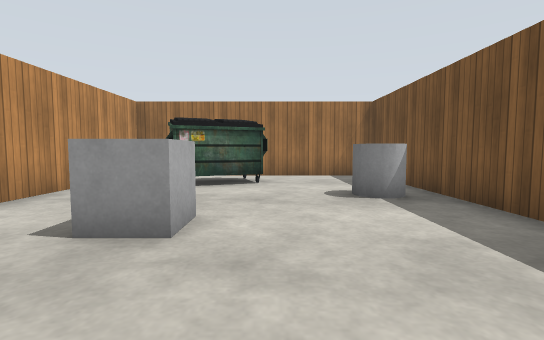
[1] (above)

18 first-person views from a walk through a Gazebo world. The camera is 0.9 m above the floor, tilts 4° down and sees 85° across. The floor is counted in squares, 1 m on a side. Each view is taken from the middle of a square. On the plan, view 1 faces up. The plan holds only what a view shows up to about 11 squares ahead; the rest is blank. The place goes on beyond the plan. Simple patterns stand in for the simulator's built-in surfaces. Some surface patterns are stand-ins.

[2]
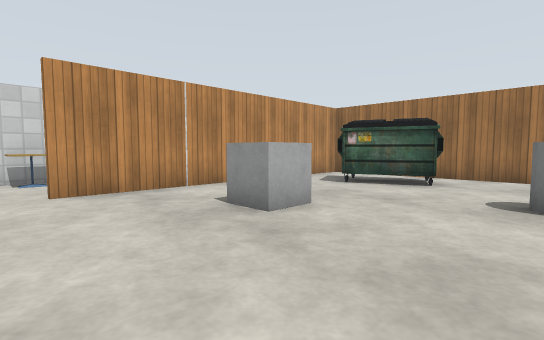

[3]
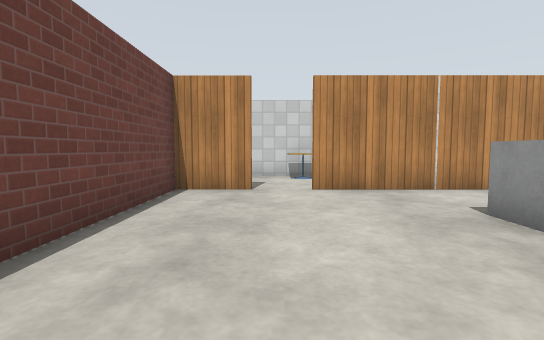

[4]
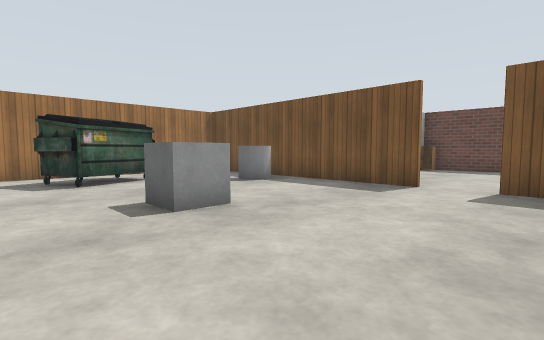

[5]
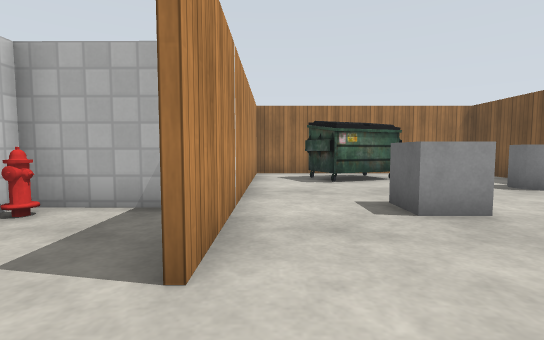

[6]
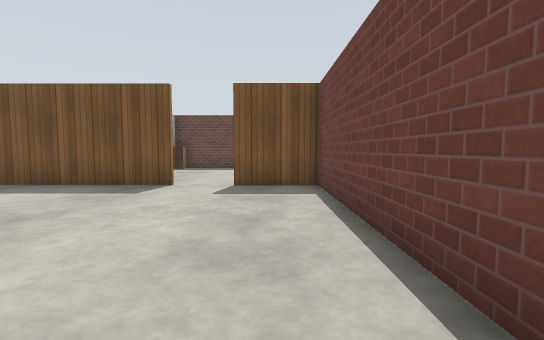

[7]
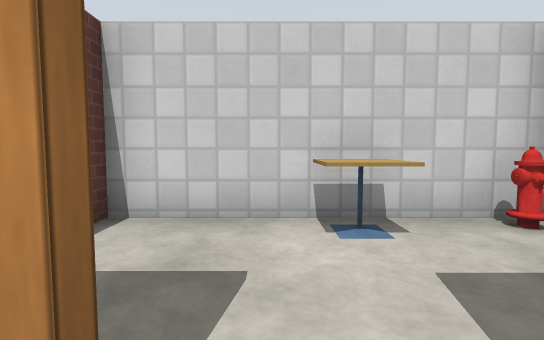

[8]
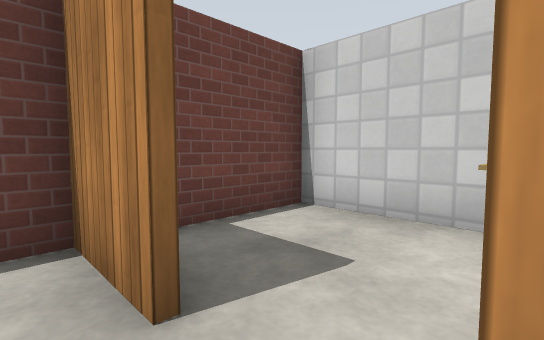

[9]
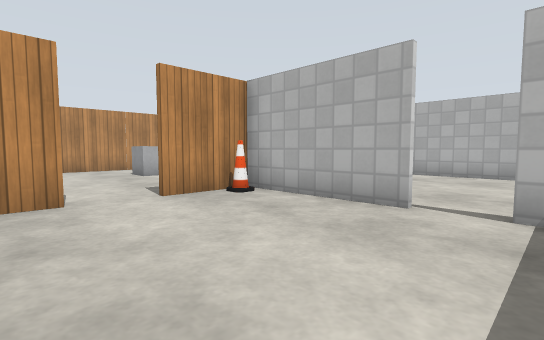

[10]
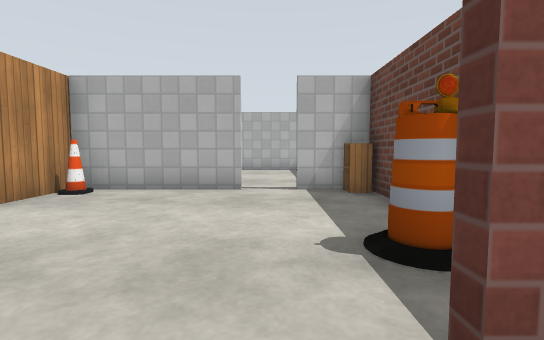

[11]
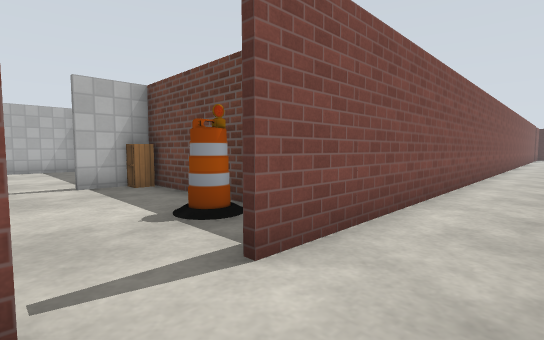

[12]
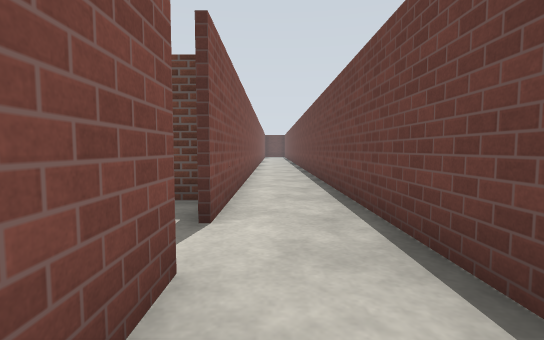

[13]
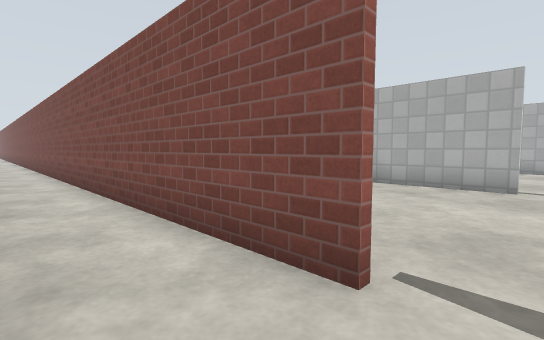

[14]
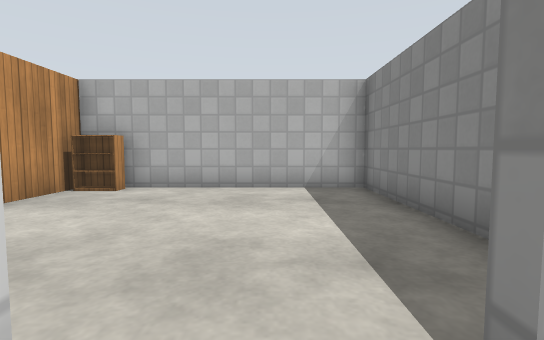

[15]
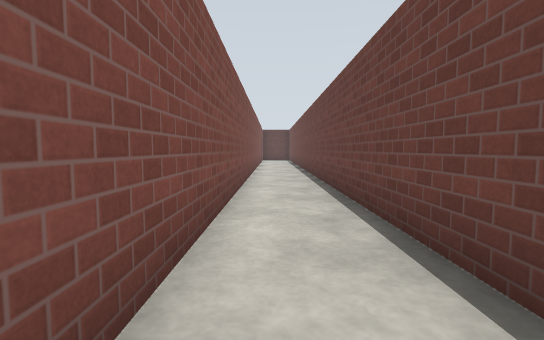

[16]
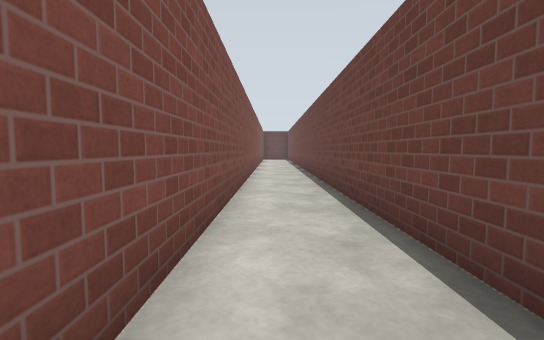

[17]
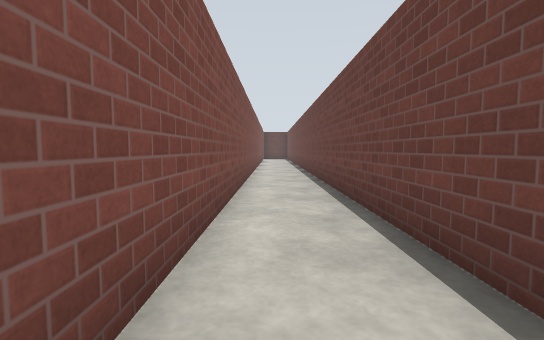

[18]
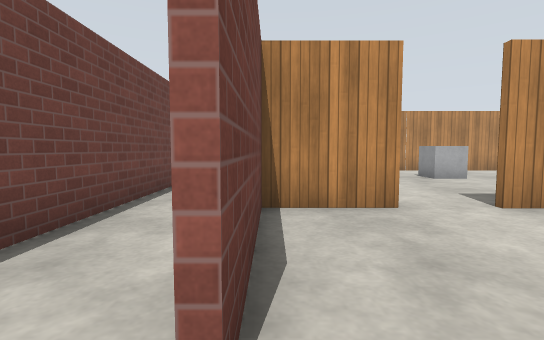

### Floor plan
Points are (right, up) in squares from view 1. A wall is a line through its corners. A room is listed if a view was taken in it or the views show most of it. See-through windows are left out.
Room 1 (views 1, 2, 3, 4, 5, 6, 7, 8)
walls: (3.4, 1.5) (3.4, 10.1) (-4.6, 10.1) (-4.6, 0.9); (-4.6, -0.4) (-4.6, -2.2) (3.4, -2.2) (3.4, 0)
ways out: opening at (3, 0.5) to room 2; opening at (-5, 0) to room 5
objects: dumpster (-3, 7) to (0, 9); grey box (-2, 3) to (-1, 4); grey cylinder (2, 6)
Room 2 (views 9, 14, 18)
walls: (7.4, 3.6) (3.5, 3.6) (3.5, 1.5); (3.5, 0) (3.5, -2.2) (7.1, -2.2); (10.2, 3.6) (8.5, 3.6); (10.2, -1.7) (10.2, 2.4)
ways out: opening at (3, 0.5) to room 1; opening at (8, -2) to room 3; opening at (8, 4) to room 4
objects: cone (4, 3); barrel (9, 0)
Room 3 (views 10, 11, 12, 13, 15, 16, 17)
walls: (0.7, -4.4) (23.5, -4.4); (7.1, -2.3) (-6, -2.3); (23.4, -2.3) (8.5, -2.3)
ways out: opening at (8, -2) to room 2
Room 4 (no view inside)
walls: (10.2, 5.9) (10.2, 9.9) (3.5, 9.9) (3.5, 7.9)
ways out: opening at (8, 4) to room 2
objects: bookshelf (4, 10)
Room 5 (no view inside)
walls: (-5.6, 3.6) (-7.9, 3.6) (-7.9, -2.2) (-5.6, -2.2)
ways out: opening at (-5, 0) to room 1
objects: cafe table (-7, 1); fire hydrant (-7, 3)

Positions as (right, up) in squares from view 1, and headings:
1: (0, 0), facing up
2: (2, 0), facing up-left
3: (2, 0), facing left
4: (-4, -1), facing up-right
5: (-4, -1), facing up
6: (-4, -1), facing right
7: (-4, 0), facing left
8: (-4, 1), facing down-left
9: (9, -1), facing up-left
10: (8, -3), facing up
11: (7, -4), facing up-right
12: (5, -3), facing right
13: (8, -4), facing up-left
14: (8, 3), facing up
15: (14, -3), facing right
16: (12, -3), facing right
17: (11, -3), facing right
18: (8, -2), facing left
